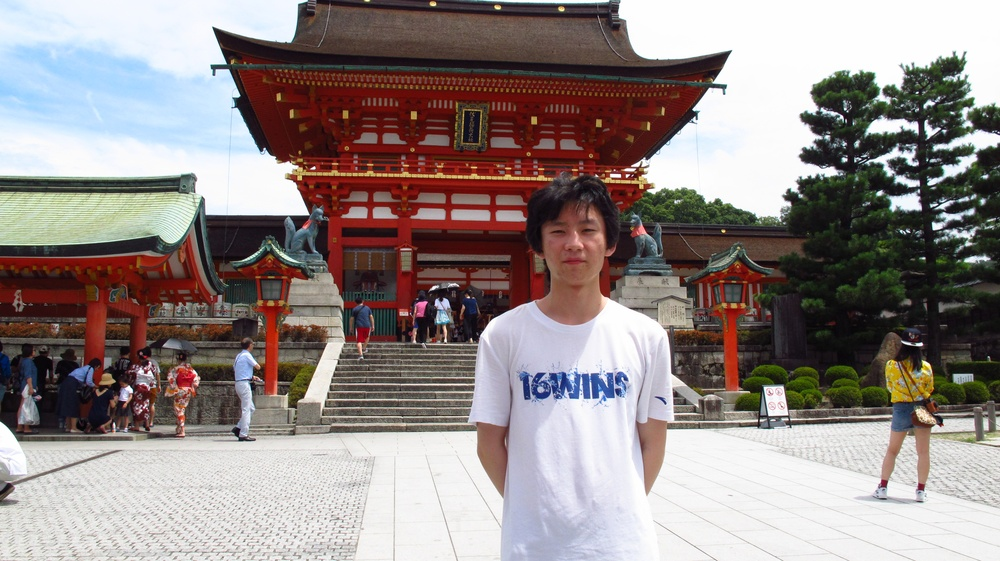
#> input picture test_picture/test_face.JPG, 1000 x 561 px, shrunk from 3648 x 2048 before the run, found by its file name
$ python p112_detect_all_person.py
#> lines starting #> are read from the running program, lines starting #| are printed output that depends on the picture
import cv2
import numpy as np
import matplotlib.pyplot as plt
def is_inside(o,i):
    ox,oy,ow,oh=o
    ix,iy,iw,ih=i
    return ox>ix and oy>iy and ox+ow<ix+iw and oy+oh<iy+ih

def draw_person(image,person):
    x,y,w,h=person
    cv2.rectangle(img,(x,y),(x+w,y+h),(0,255,255),2)
img=cv2.imread(r'C:\Users\max21\Desktop\Python\OpenCV\OpenCV\OpenCV\test_face.jpg')
#> img is the input picture: shape (561, 1000, 3); mean B, G, R 134.2, 136.1, 146.8
img=cv2.cvtColor(img,cv2.COLOR_BGR2RGB)
hog=cv2.HOGDescriptor()
hog.setSVMDetector(cv2.HOGDescriptor_getDefaultPeopleDetector())
found,w=hog.detectMultiScale(img)
#> found = [[210, 312, 73, 146], [614, 358, 79, 158], [513, 354, 97, 193]]; w = [1.45, 0.374, 0.26]
found_filtered=[]
for ri,r in enumerate(found):
    for qi,q in enumerate(found):
        if ri !=qi and is_inside(r,q):
            break
    else:
        found_filtered.append(r)
#> this loop made 3 passes
#> after the loop, found_filtered has the same summary as found

for person in found_filtered:
    draw_person(img,person)
#> this loop made 3 passes
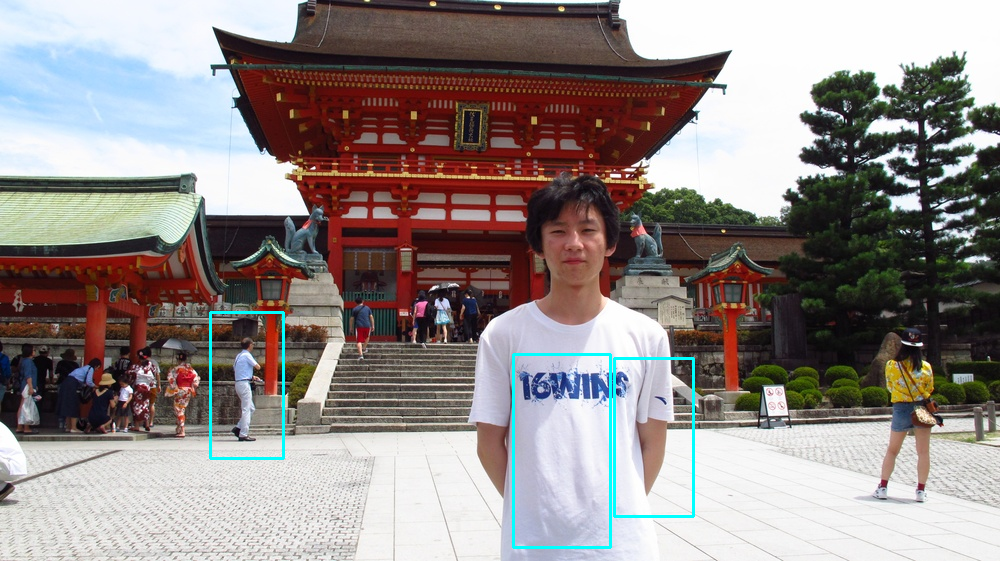
#> img: shape (561, 1000, 3); mean R, G, B 145.4, 136.7, 134.8

plt.imshow(img)
plt.axis('off')
plt.show()
